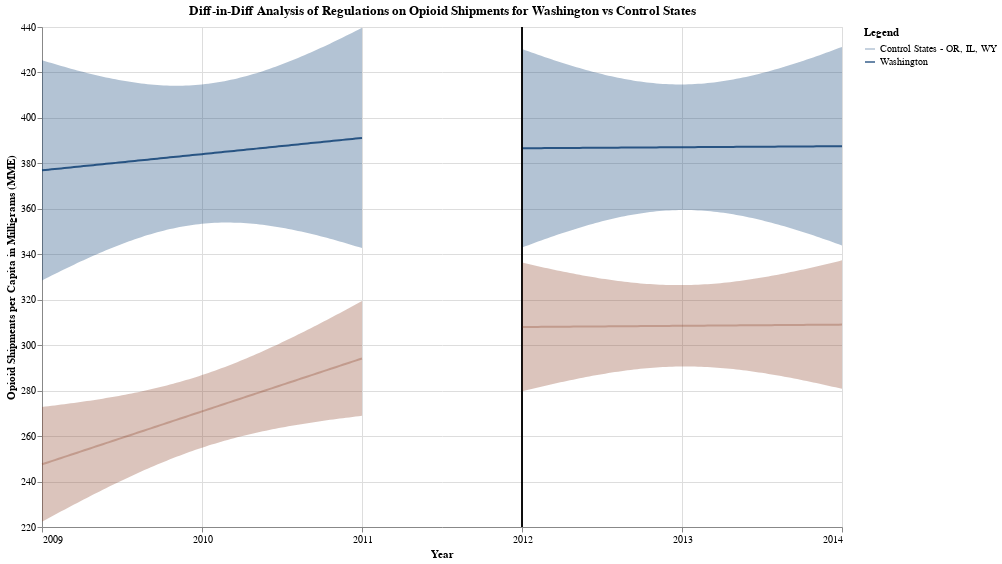

The code cell stored with this chart in its notebook:
### Code cell
diff_in_diff_final = pre_FL_plot + post_FL_plot + pre_crtl_plot + post_crtl_plot
diff_in_diff_final.properties(title = "Diff-in-Diff Analysis of Regulations on Opioid Shipments for Washington vs Control States")
